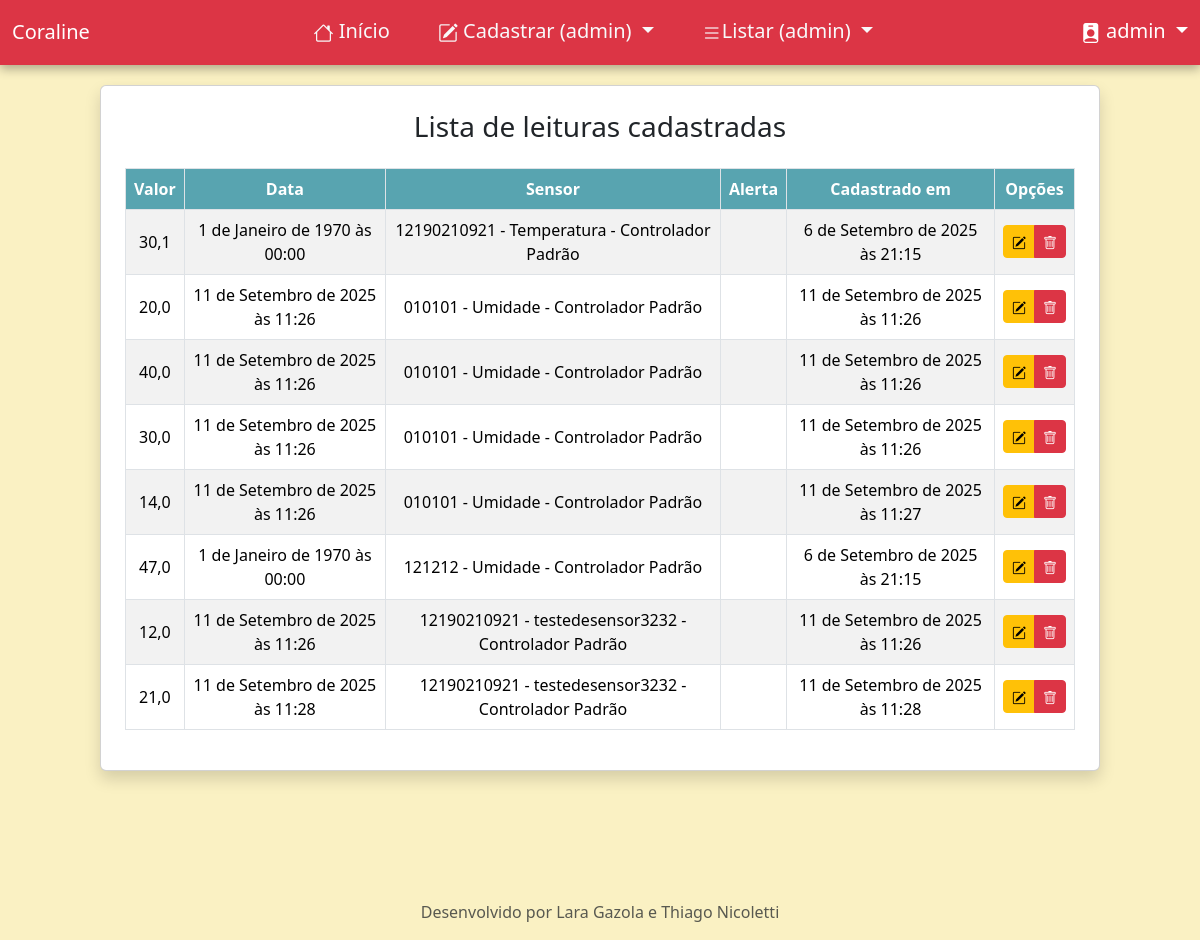
The page /listar/leitura/ (signed in) on the database as committed earlier.
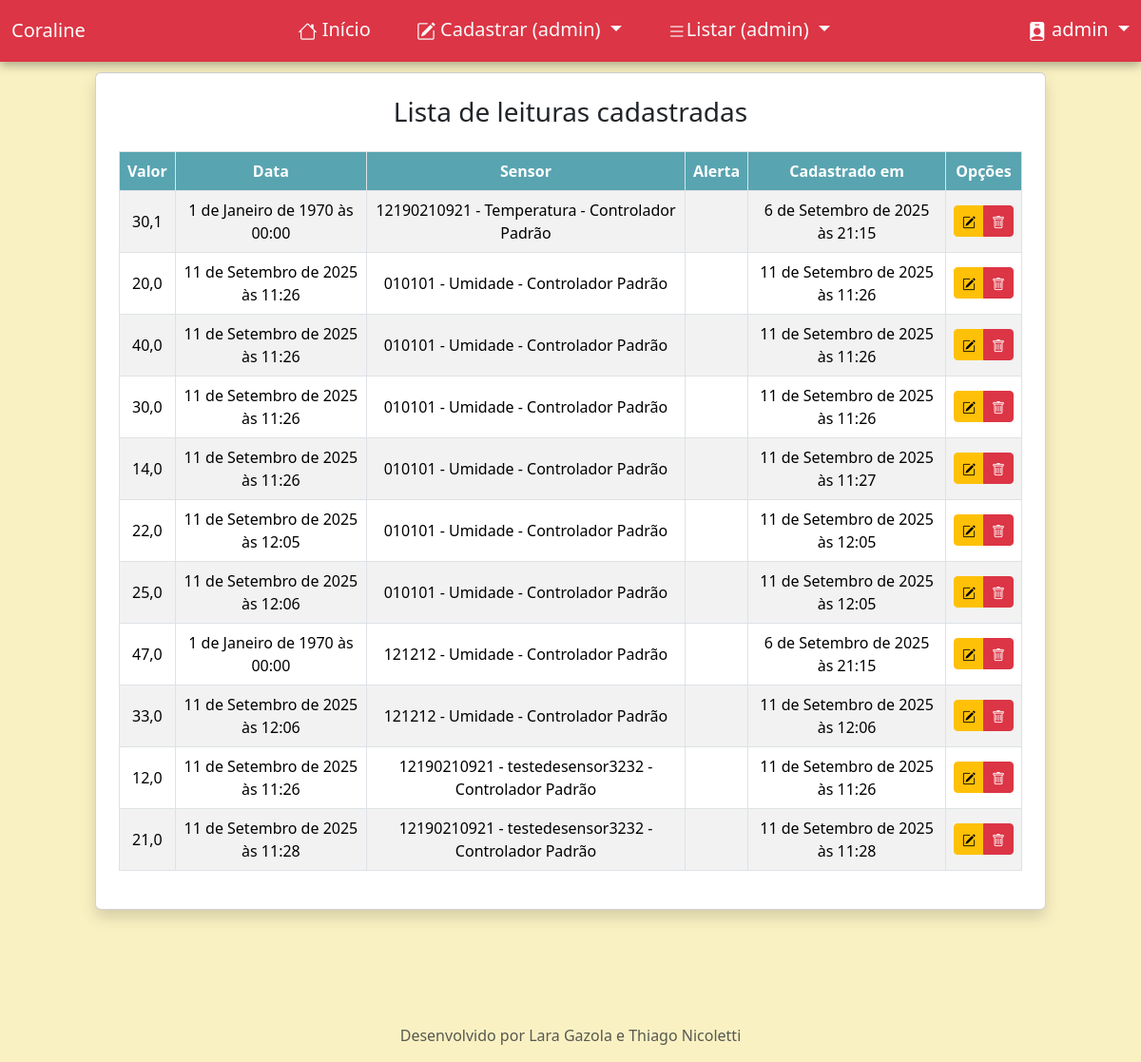
The same page on the database as committed later.
### paginasweb/models.py (models this page shows, shortened)
class Leitura(models.Model):
    valor = models.FloatField()
    data = models.DateTimeField()
    sensor = models.ForeignKey(Sensor, on_delete=models.CASCADE, null=True)
    cadastrado_por = models.ForeignKey(User, on_delete=models.CASCADE, null=True, blank=True, related_name='leituras')
    cadastrado_em = models.DateTimeField(auto_now_add=True)
    class Meta:
        ordering = ['sensor', 'cadastrado_em']

class Sensor(models.Model):
    numero_serial = models.CharField(max_length=255, verbose_name="Número Serial")
    descricao = models.CharField(max_length=255, verbose_name="Descrição")
    tipo_sensor = models.CharField(max_length=30, choices=TIPO_SENSOR, default="1")
    controlador = models.ForeignKey(Controlador, on_delete=models.CASCADE)
    cadastrado_por = models.ForeignKey(User, on_delete=models.CASCADE, related_name='sensores')
    cadastrado_em = models.DateTimeField(auto_now_add=True)
    atualizado_em = models.DateTimeField(auto_now=True)
    def __str__(self):
        return f"{self.numero_serial} - {self.descricao} - {self.controlador.nome}"
    class Meta:
        ordering = ['descricao', 'cadastrado_em']

class Controlador(models.Model):
    nome = models.CharField(max_length=255, verbose_name="Nome", default="Controlador Padrão")
    descricao = models.CharField(max_length=255, verbose_name="Descrição")
    usuario = models.ForeignKey(User, on_delete=models.PROTECT)
    cadastrado_por = models.ForeignKey(User, on_delete=models.CASCADE, related_name='controladores')
    cadastrado_em = models.DateTimeField(auto_now_add=True)
    atualizado_em = models.DateTimeField(auto_now=True)
    class Meta:
        ordering = ['nome', 'cadastrado_em']

### paginasweb/views.py (the view)
# urls.py: path("listar/leitura/", LeituraList.as_view(), name="listar-leitura"),
class LeituraList(GroupRequiredMixin, SuccessMessageMixin, LoginRequiredMixin, ListView):
     group_required = u"Administrador"
     model = Leitura
     template_name = 'paginasweb/leitura.html'

### paginasweb/views.py (called while the page is built)
    def get_context_data(self, **kwargs):
        context = super().get_context_data(**kwargs)
        if self.request.user.groups.filter(name='Administrador').exists():
            context['sou_admin'] = True
        else:
            context['sou_admin'] = False
        return context

### paginasweb/templates/paginasweb/leitura.html (shortened to what this page needs)
{% extends "paginasweb/index.html" %}
{% load static %}
{% block conteudo %}
    <div class="d-flex justify-content-center align-items-center flex-column min-vh-100 p-4" style="margin-top: -2rem; margin-bottom: 2rem;">
        <div class="card p-4 shadow mb-5" style="width: 100%; max-width: 1000px;">
    <h3 class="text-center mb-4">Lista de leituras cadastradas</h3>
    <div class="table-responsive">
      <table class="table table-striped table-hover table-bordered align-middle text-center">
        <thead>
          <tr>
            <th style="background-color: #58a4b0; color: white;">Valor</th>
            <th style="background-color: #58a4b0; color: white;">Data</th>
            <th style="background-color: #58a4b0; color: white;">Sensor</th>
            <th style="background-color: #58a4b0; color: white;">Alerta</th>
            <th style="background-color: #58a4b0; color: white;">Cadastrado em</th>
            <th style="background-color: #58a4b0; color: white;">Opções</th>
          </tr>
        </thead>
        <tbody>
          {% for obj in object_list %}
          <tr>
            <td>{{ obj.valor }}</td>
            <td>{{ obj.data }}</td>
            <td>{{ obj.sensor }}</td>
            <td>{{ obj.alerta }}</td>
            <td>{{ obj.cadastrado_em }}</td>
            <td>
              <div class="btn-group">
              <a href="{% url 'editar-leitura-admin' obj.pk %}" class="btn btn-sm btn-warning"><i class="bi bi-pencil-square"></i></a>
              <a href="{% url 'excluir-leitura-admin' obj.pk %}" class="btn btn-sm btn-danger"><i class="bi bi-trash"></i></a>
              </div>
            </td>
          </tr>
          {% empty %}
          <tr>
            <td colspan="5">Nenhum registro encontrado.</td>
          </tr>
          {% endfor %}
        </tbody>
      </table>
    </div>
  </div>
</div>
{% endblock %}

### paginasweb/templates/paginasweb/index.html (shortened to what this page needs)
{% extends "paginasweb/bootstrap.html" %}
{% load static %}

### paginasweb/templates/paginasweb/bootstrap.html (shortened to what this page needs)
{% load static %}
<!DOCTYPE html>
<html lang="pt-br" class="h-100" data-bs-theme="auto">
<head>
    <link href="https://cdn.jsdelivr.net/npm/bootstrap@5.3.7/dist/css/bootstrap.min.css" rel="stylesheet">
    <link href="{% static "css/bootstrap_meu.css" %}" rel="stylesheet">
    <link rel="stylesheet" href="https://cdn.jsdelivr.net/npm/bootstrap-icons@1.11.3/font/bootstrap-icons.css">
</head>
<body class="d-flex flex-column h-100 bg-amarelinho">
    <header>
        <nav class="navbar navbar-expand-md navbar-dark fixed-top bg-danger shadow-minha fs-5">
          <div class="container-fluid">
              <a class="navbar-brand" href="{% url "index" %}">Coraline</a>
            <div class="collapse navbar-collapse justify-content-center" id="navbarCollapse">
              <ul class="navbar-nav mb-2 mb-md-0">
                <li class="nav-item mx-3"><a class="nav-link link-light"  href="{% url "index" %}"><i class="bi bi-house"></i> Início</a></li>
                {% if request.user.is_authenticated %}
                 {% if not sou_admin %}
                <li class="nav-item mx-3 dropdown">
                    <a class="nav-link link-light dropdown-toggle" href="#" id="listarDropdown" role="button" data-bs-toggle="dropdown" aria-expanded="false">
                        <i class="bi bi-pencil-square"></i> Cadastrar
                    </a>
                    <ul class="dropdown-menu rounded-4 fs-5">
                        <li><a class="dropdown-item" href="{% url "cadastrar-controlador" %}">Controlador</a></li>
                        <li><a class="dropdown-item" href="{% url "cadastrar-regra" %}">Regra</a></li>
                    </ul>
                </li>
                {% else %}
                <li class="nav-item mx-3 dropdown">
                    <a class="nav-link link-light dropdown-toggle" href="#" id="listarDropdown" role="button" data-bs-toggle="dropdown" aria-expanded="false">
                        <i class="bi bi-pencil-square"></i> Cadastrar (admin)
                    </a>
                </li>
                {% endif %}
                {% if not sou_admin %}
                <li class="nav-item mx-3 dropdown">
                    <a class="nav-link link-light dropdown-toggle" href="#" id="listarDropdown" role="button" data-bs-toggle="dropdown" aria-expanded="false">
                        <i class="bi bi-list"></i>Listar
                    </a>
                    <ul class="dropdown-menu rounded-4 fs-5">
                        <li><a class="dropdown-item" href="{% url "listar-controlador" %}">Controlador</a></li>
                        <li><a class="dropdown-item" href="{% url "listar-sensor" %}">Sensor</a></li>
                        <li><a class="dropdown-item" href="{% url "listar-regra" %}">Regra</a></li>
                    </ul>
                </li>
                 {% else %}
                <li class="nav-item mx-3 dropdown">
                    <a class="nav-link link-light dropdown-toggle" href="#" id="listarDropdown" role="button" data-bs-toggle="dropdown" aria-expanded="false">
                        <i class="bi bi-list"></i>Listar (admin)
                    </a>
                </li>
                 {% endif %}
              </ul>
            </div>
            <div class="dropdown">
              <a class="nav-link dropdown-toggle text-white" href="#" role="button" data-bs-toggle="dropdown"
                aria-expanded="false">
                <i class="bi bi-person-badge-fill"></i>
                {{request.user.username}}
              </a>
            </div>
          </div>
          {% else %}
                <li class="nav-item mx-3"><a class="nav-link link-light"  href="{% url "sobre" %}">Sobre nós</a></li>
          {% endif %}
        </nav>
      </header>
    <main class="flex-shrink-0">
        <div class="container">
            <br>
            {% block conteudo %}{% endblock conteudo %}
        </div>
    </main>
    <footer class="footer mt-auto py-3 bg-body-amarelinho text-center">
        <div class="container"> <span class="text-body-secondary">Desenvolvido por Lara Gazola e Thiago Nicoletti</span> </div>
    </footer>
</body>
</html>

Rows that differ between the two databases and show on the page:
added Leitura: valor "22,0", data "11 de Setembro de 2025 às 12:05", sensor "010101 - Umidade - Controlador Padrão", cadastrado_em "11 de Setembro de 2025 às 12:05"
added Leitura: valor "25,0", data "11 de Setembro de 2025 às 12:06", sensor "010101 - Umidade - Controlador Padrão", cadastrado_em "11 de Setembro de 2025 às 12:05"
added Leitura: valor "33,0", data "11 de Setembro de 2025 às 12:06", sensor "121212 - Umidade - Controlador Padrão", cadastrado_em "11 de Setembro de 2025 às 12:06"
